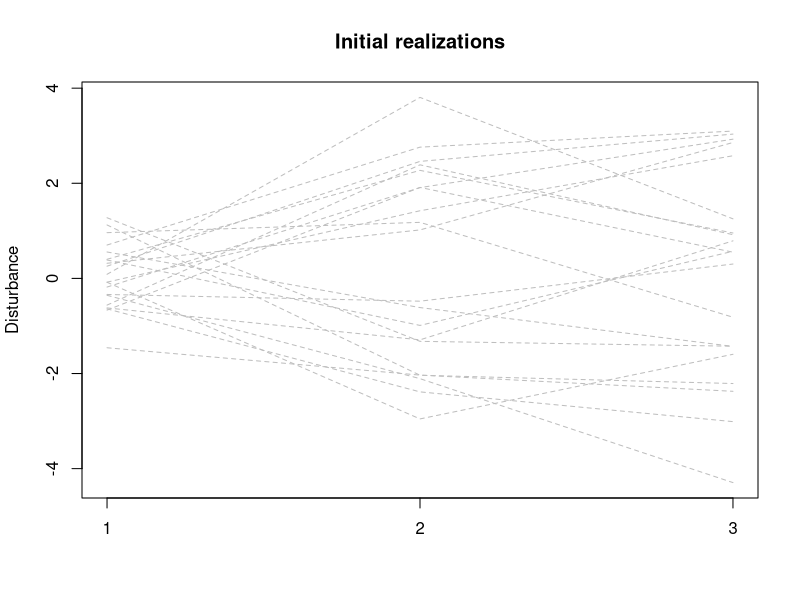

The R source for this figure:
## ---- chunk 1
known_tree <- cbind(c(0,2,3),
c(0,2,1),
c(0,-2,-3),
c(0,-2,-1)
)
# now add some noise to the known tree...
realizations <- matrix(rep(known_tree,5), ncol=20) + matrix(rnorm(60,0,1),ncol=20)
matplot(realizations, lty=2, col = "grey", type="l",
ylab = "Disturbance", xaxt = "n", main = "Initial realizations")
axis(1, at=1:3, labels=1:3)
